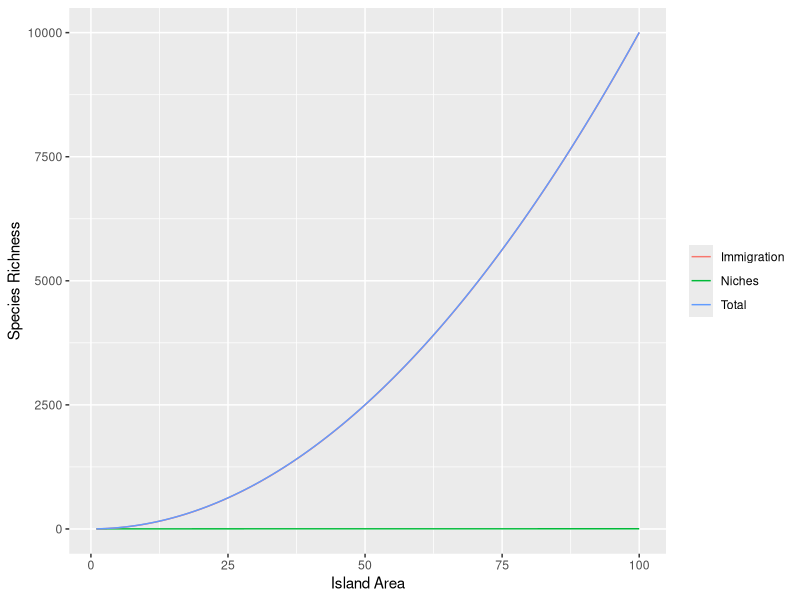

Write R code to recreate this figure.
rm(list=ls())
graphics.off()

##Me attempting to play around with the concenpts in Ryan's paper

library("ggplot2")
area <- seq(1, 100)
#niches <- area**3
#migration <- area**0.6
migration <- area**2
niches <- area**0.3
total <- vector()

for (i in 1:length(niches)) {
  x <- sum(niches[[i]], migration[[i]])
  total[[i]] <- x
}

df <- cbind.data.frame(area, niches, migration, total)


ggplot(df, aes(area)) + 
  ylab("Species Richness") +
  xlab("Island Area") +
  geom_line(aes(y = niches, colour = "Niches")) + 
  geom_line(aes(y = migration, colour = "Immigration")) +
  geom_line(aes(y = total, colour = "Total")) +
  theme(legend.title = element_blank())

